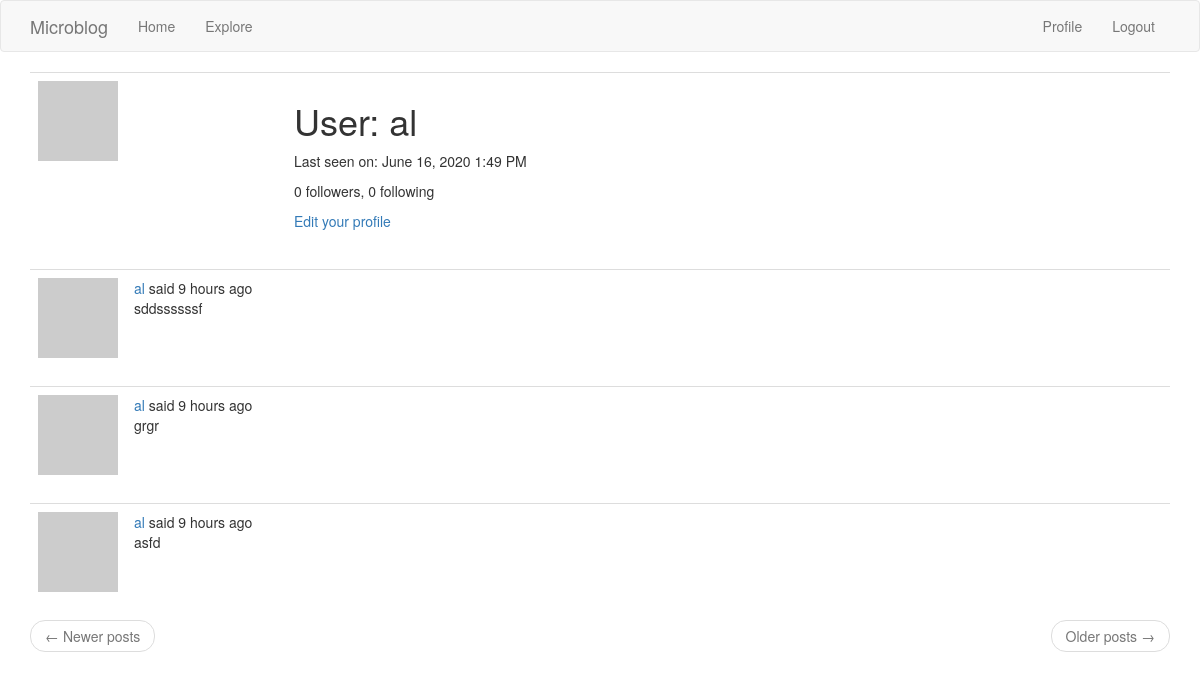
/user/al (signed in), run on an earlier commit of the app's database.
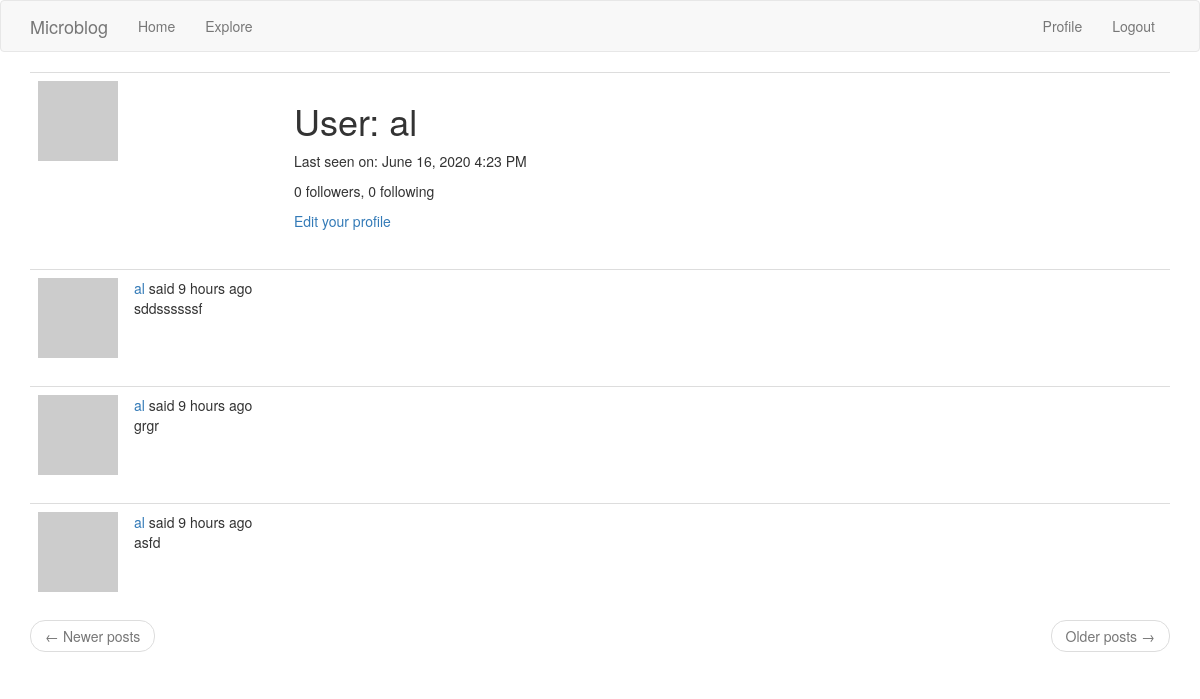
And on a later commit of the database.
### app/models.py (models this page shows, shortened)
class User(UserMixin, db.Model):
    id = db.Column(db.Integer, primary_key=True)
    username = db.Column(db.String(64), index=True, unique=True)
    email = db.Column(db.String(120), index=True, unique=True)
    password_hash = db.Column(db.String(128))
    posts = db.relationship('Post', backref='author', lazy='dynamic')
    about_me = db.Column(db.String(140))
    last_seen = db.Column(db.DateTime, default=datetime.utcnow)
    followed = db.relationship(
        'User', secondary=followers,
        primaryjoin=(followers.c.follower_id == id),
        secondaryjoin=(followers.c.followed_id == id),
        backref=db.backref('followers', lazy='dynamic'), lazy='dynamic')
    def avatar(self, size):
        digest = md5(self.email.lower().encode('utf-8')).hexdigest()
        return 'https://www.gravatar.com/avatar/{}?d=identicon&s={}'.format(
            digest, size)

### app/routes.py (the view)
@app.route('/user/<username>')
@login_required
def user(username):
    user = User.query.filter_by(username=username).first_or_404()
    page = request.args.get('page', 1, type=int)
    posts = user.posts.order_by(Post.timestamp.desc()).paginate(
        page, app.config['POSTS_PER_PAGE'], False)
    next_url = url_for('user', username=user.username, page=posts.next_num) \
        if posts.has_next else None
    prev_url = url_for('user', username=user.username, page=posts.prev_num) \
        if posts.has_prev else None
    form = EmptyForm()
    return render_template('user.html', user=user, posts=posts.items,
                           next_url=next_url, prev_url=prev_url, form=form)

### app/models.py (called while the page is built)
@login.user_loader
def load_user(id):
    return User.query.get(int(id))

### app/routes.py (called while the page is built)
@app.before_request
def before_request():
    if current_user.is_authenticated:
        current_user.last_seen = datetime.utcnow()
        db.session.commit()
    g.locale = str(get_locale())

### app/templates/user.html (shortened to what this page needs)
{% extends "base.html" %}
{% block app_content %}
    <table class="table table-hover">
        <tr>
            <td width="256px"><img src="{{ user.avatar(256) }}"></td>
            <td>
                <h1>{{ _('User') }}: {{ user.username }}</h1>
                {% if user.last_seen %}
                <p>{{ _('Last seen on') }}: {{ moment(user.last_seen).format('LLL') }}</p>
                {% endif %}
                <p>{{ _('%(count)d followers', count=user.followers.count()) }}, {{ _('%(count)d following', count=user.followed.count()) }}</p>
                {% if user == current_user %}
                <p><a href="{{ url_for('edit_profile') }}">{{ _('Edit your profile') }}</a></p>
                {% endif %}
            </td>
        </tr>
    </table>
    {% for post in posts %}
        {% include '_post.html' %}
    {% endfor %}
    <nav aria-label="...">
        <ul class="pager">
            <li class="previous{% if not prev_url %} disabled{% endif %}">
                <a href="{{ prev_url or '#' }}">
                    <span aria-hidden="true">&larr;</span> {{ _('Newer posts') }}
                </a>
            </li>
            <li class="next{% if not next_url %} disabled{% endif %}">
                <a href="{{ next_url or '#' }}">
                    {{ _('Older posts') }} <span aria-hidden="true">&rarr;</span>
                </a>
            </li>
        </ul>
    </nav>
{% endblock %}

What changed in the data, as far as the page shows it:
changed User "al": last_seen "June 16, 2020 1:49 PM" → "June 16, 2020 4:23 PM"
